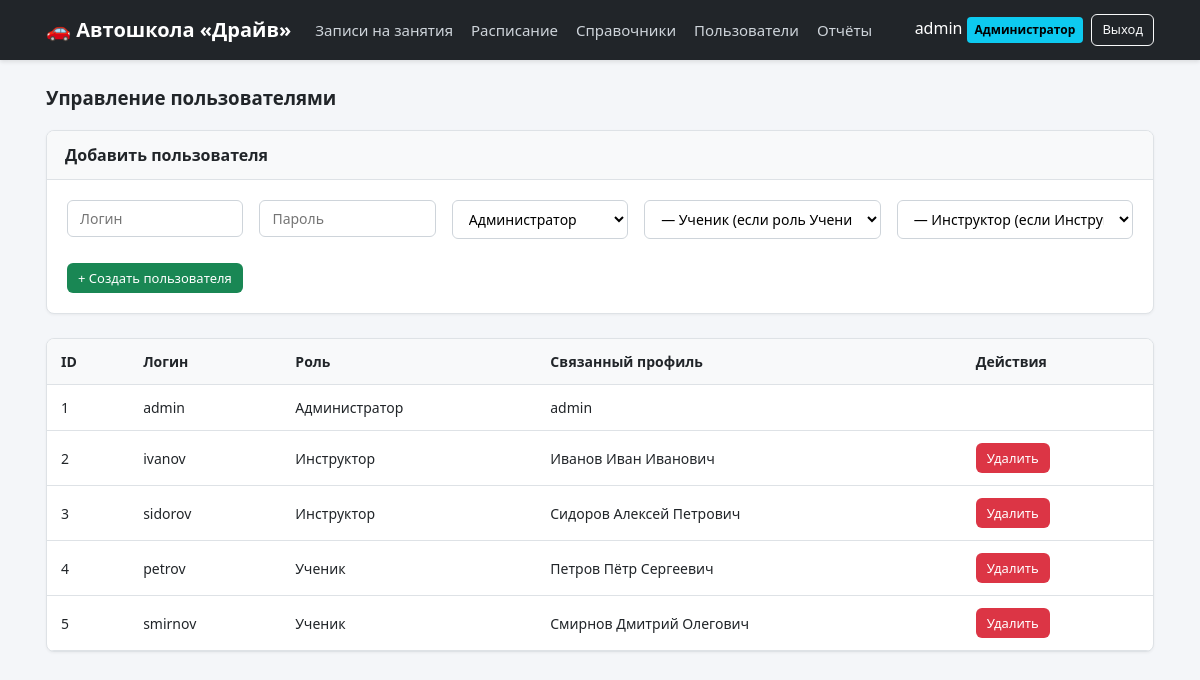
Page /users/ (signed in) on the committed database.
### core/models.py (models this page shows, shortened)
class User(AbstractUser):
    role = models.ForeignKey(Role, on_delete=models.PROTECT, null=True, blank=True, verbose_name='Роль')
    student = models.OneToOneField(Student, on_delete=models.SET_NULL, null=True, blank=True, verbose_name='Ученик')
    instructor = models.OneToOneField(Instructor, on_delete=models.SET_NULL, null=True, blank=True, verbose_name='Инструктор')
    class Meta:
        db_table = 'users'
        verbose_name = 'Пользователь'
        verbose_name_plural = 'Пользователи'
    @property
    def role_name(self):
        if self.is_superuser and not self.role:
            return 'Администратор'
        return self.role.name if self.role else 'Без роли'
    def display_name(self):
        if self.student:
            return self.student.full_name
        if self.instructor:
            return self.instructor.full_name
        return self.username

class Role(models.Model):
    name = models.CharField('Название', max_length=50, unique=True)
    description = models.CharField('Описание', max_length=255, blank=True)
    class Meta:
        db_table = 'roles'
        verbose_name = 'Роль'
        verbose_name_plural = 'Роли'

class Instructor(models.Model):
    full_name = models.CharField('ФИО', max_length=150)
    specialization = models.CharField('Специализация', max_length=100)
    car = models.CharField('Автомобиль', max_length=100, blank=True)
    class Meta:
        db_table = 'instructors'
        verbose_name = 'Инструктор'
        verbose_name_plural = 'Инструкторы'

class Student(models.Model):
    STATUS_CHOICES = [
        ('Активен', 'Активен'),
        ('Академ', 'Академ'),
        ('Отчислен', 'Отчислен'),
        ('Выпущен', 'Выпущен'),
    ]
    full_name = models.CharField('ФИО', max_length=150)
    phone = models.CharField('Телефон', max_length=20)
    group = models.ForeignKey(Group, on_delete=models.CASCADE, related_name='students', verbose_name='Группа')
    status = models.CharField('Статус', max_length=20, choices=STATUS_CHOICES, default='Активен')
    class Meta:
        db_table = 'students'
        verbose_name = 'Ученик'
        verbose_name_plural = 'Ученики'

### core/views.py (the view, shortened to what this page needs)
# urls.py: path('users/', views.users_view, name='users'),
@login_required
def users_view(request):
    if request.user.role_name != 'Администратор':
        messages.error(request, 'Управление пользователями доступно только администратору.')
        return redirect('enrollment_list')
    return render(request, 'core/users.html', {
        'users': User.objects.select_related('role', 'student', 'instructor').all(),
        'roles': Role.objects.all(),
        'students': Student.objects.all(),
        'instructors': Instructor.objects.all(),
    })

### core/templates/core/users.html (shortened to what this page needs)
{% extends 'core/base.html' %}
{% block content %}
<h3>Управление пользователями</h3>
<div class="card mb-4">
    <div class="card-header">Добавить пользователя</div>
    <div class="card-body">
        <form method="post" class="row g-2">
            <div class="col-md-2"><input type="text" name="username" class="form-control" placeholder="Логин" required></div>
            <div class="col-md-2"><input type="password" name="password" class="form-control" placeholder="Пароль" required></div>
            <div class="col-md-2"><select name="role_id" class="form-select" required>{% for r in roles %}<option value="{{ r.id }}">{{ r.name }}</option>{% endfor %}</select></div>
            <div class="col-md-3"><select name="student_id" class="form-select"><option value="">— Ученик (если роль Ученик) —</option>{% for s in students %}<option value="{{ s.id }}">{{ s.full_name }}</option>{% endfor %}</select></div>
            <div class="col-md-3"><select name="instructor_id" class="form-select"><option value="">— Инструктор (если Инструктор) —</option></select></div>
            <div class="col-12 mt-2"><button type="submit" class="btn btn-success btn-sm">+ Создать пользователя</button></div>
        </form>
    </div>
</div>
<div class="card">
    <table class="table mb-0">
        <thead><tr><th>ID</th><th>Логин</th><th>Роль</th><th>Связанный профиль</th><th>Действия</th></tr></thead>
        <tbody>
            {% for u in users %}
            <tr>
                <td>{{ u.id }}</td>
                <td>{{ u.username }}</td>
                <td>{{ u.role_name }}</td>
                <td>{{ u.display_name }}</td>
                <td>
                    {% if u.id != user.id %}
                    <form method="post" style="display:inline;"><button type="submit" class="btn btn-sm btn-danger">Удалить</button></form>
                    {% endif %}
                </td>
            </tr>
            {% endfor %}
        </tbody>
    </table>
</div>
{% endblock %}

### core/templates/core/base.html (shortened to what this page needs)
<!DOCTYPE html>
<html lang="ru">
<head>
</head>
<body>
{% if user.is_authenticated %}
<nav class="navbar">
    <div class="container nav-flex">
        <div class="d-flex align-items-center" style="gap: 24px;">
            <a class="navbar-brand" href="{% url 'enrollment_list' %}">🚗 Автошкола «Драйв»</a>
            <ul class="navbar-nav">
                <li><a class="nav-link" href="{% url 'enrollment_list' %}">Записи на занятия</a></li>
                <li><a class="nav-link" href="{% url 'schedule' %}">Расписание</a></li>
                {% if user.role_name == 'Администратор' %}
                <li><a class="nav-link" href="{% url 'directories' %}">Справочники</a></li>
                <li><a class="nav-link" href="{% url 'users' %}">Пользователи</a></li>
                <li><a class="nav-link" href="{% url 'reports' %}">Отчёты</a></li>
                {% endif %}
            </ul>
        </div>
        <div class="d-flex align-items-center gap-2">
            <span>{{ user.display_name }} <span class="badge bg-info">{{ user.role_name }}</span></span>
            <a href="{% url 'logout' %}" class="btn btn-outline-light btn-sm">Выход</a>
        </div>
    </div>
</nav>
{% endif %}
<div class="container">
    {% block content %}{% endblock %}
</div>
</body>
</html>

### core/templates/core/base.html (style rules this page uses)
* { box-sizing: border-box; font-family: 'Segoe UI', Tahoma, Geneva, Verdana, sans-serif; }
body { margin: 0; background-color: #f4f6f9; color: #212529; line-height: 1.5; }
.navbar { background-color: #212529; color: #fff; padding: 14px 0; margin-bottom: 24px; box-shadow: 0 2px 4px rgba(0,0,0,.1); }
.container { max-width: 1140px; margin: 0 auto; padding: 0 16px; }
.nav-flex { display: flex; justify-content: space-between; align-items: center; flex-wrap: wrap; gap: 12px; }
.navbar-brand { color: #fff; text-decoration: none; font-size: 20px; font-weight: bold; }
.navbar-nav { list-style: none; display: flex; gap: 18px; margin: 0; padding: 0; }
.nav-link { color: #ced4da; text-decoration: none; font-size: 15px; transition: .2s; }
.badge { display: inline-block; padding: 4px 8px; font-size: 12px; font-weight: 600; border-radius: 4px; color: #fff; background: #6c757d; }
.bg-info { background-color: #0dcaf0 !important; color: #000 !important; }
.card { background: #fff; border: 1px solid #dee2e6; border-radius: 8px; box-shadow: 0 1px 3px rgba(0,0,0,.05); margin-bottom: 20px; overflow: hidden; }
.card-header { background: #f8f9fa; padding: 12px 18px; border-bottom: 1px solid #dee2e6; font-weight: 600; }
.card-body { padding: 20px; }
.btn { display: inline-block; padding: 8px 14px; font-size: 14px; font-weight: 500; text-decoration: none; border-radius: 6px; border: 1px solid transparent; cursor: pointer; transition: .15s; text-align: center; }
.btn-sm { padding: 5px 10px; font-size: 13px; }
.btn-success { background: #198754; color: #fff; }
.btn-danger { background: #dc3545; color: #fff; }
.btn-outline-light { border-color: #f8f9fa; color: #f8f9fa; background: transparent; }
.form-control, .form-select { width: 100%; padding: 8px 12px; font-size: 14px; border: 1px solid #ced4da; border-radius: 6px; background: #fff; }
.mb-4 { margin-bottom: 24px; }
.mt-2 { margin-top: 8px; }
.d-flex { display: flex; }
.align-items-center { align-items: center; }
.gap-2 { gap: 8px; }
.row { display: flex; flex-wrap: wrap; gap: 16px; }
.col-md-2 { flex: 1 1 140px; }
.col-md-3 { flex: 1 1 200px; }
.col-12 { width: 100%; }
.table { width: 100%; border-collapse: collapse; }
.table th, .table td { padding: 12px 14px; text-align: left; border-bottom: 1px solid #dee2e6; font-size: 14px; }
.table th { background: #f8f9fa; font-weight: 600; }

### rows in the picture
User: display_name "admin", role_name "Администратор", id "1", username "admin"
User: id "2", username "ivanov", role_name "Инструктор", display_name "Иванов Иван Иванович"
User: id "3", username "sidorov", role_name "Инструктор", display_name "Сидоров Алексей Петрович"
User: id "4", username "petrov", role_name "Ученик", display_name "Петров Пётр Сергеевич"
User: id "5", username "smirnov", role_name "Ученик", display_name "Смирнов Дмитрий Олегович"

### other values in the picture
form field role_id "Администратор"
